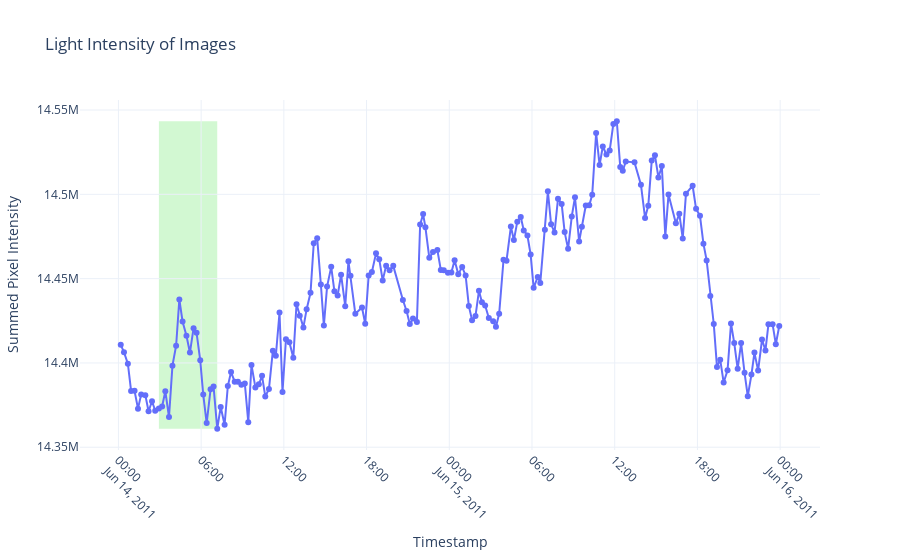

Notebook source saved alongside this figure:
### Code cell
plot_intensity_plotly(intensities, timestamps, cme_interval)

### Figure 1 — Plotly figure (JSON) as saved in the notebook; plotly's stock layout.template omitted (floating-point values rounded to 4 significant figures; data arrays with more than 128 entries replaced by an {"elided": "..."} marker saying what was removed)
{"data": [{"mode": "lines+markers", "name": "Intensity", "type": "scatter", "x": {"elided": "185 str values"}, "y": {"elided": "185 int values"}}], "layout": {"shapes": [{"fillcolor": "rgba(144, 238, 144, 0.4)", "layer": "below", "line": {"width": 0}, "type": "rect", "x0": "2011-06-14 02:56:09", "x1": "2011-06-14 07:10:09", "y0": 14360967, "y1": 14543337}], "title": {"text": "Light Intensity of Images"}, "xaxis": {"tickangle": 45, "title": {"text": "Timestamp"}}, "yaxis": {"title": {"text": "Summed Pixel Intensity"}}}}
